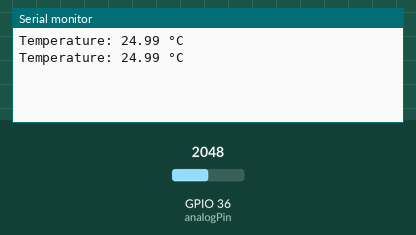
Bench run of a sketch on a simulated ESP32. On the bench: the last lines printed to the serial monitor. The test bench sets the inputs (shaded band); at power-on: GPIO 36 (analogPin) = 2048.

Above: at 1.8 s.
1.9 s: GPIO 36 (analogPin) set to 2866
At 2.8 s:
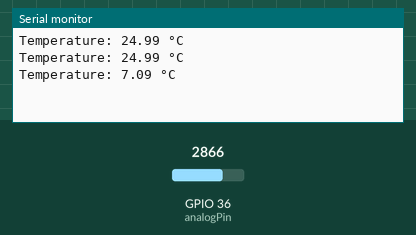
3.4 s: GPIO 36 (analogPin) set to 3603
At 4.3 s:
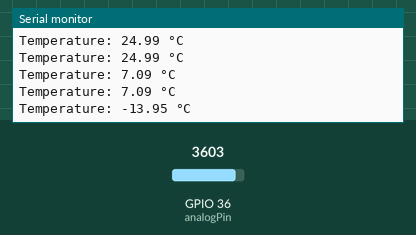
Timing chart, 0 to 6.4 s (numbered marks = the images above; inputs shaded):
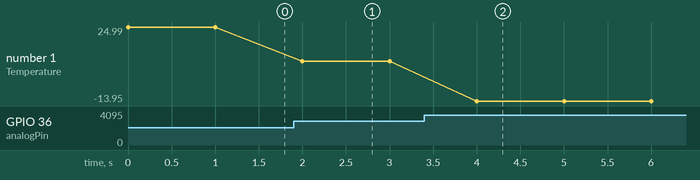

The sketch:

temp_test.ino
```cpp
const int analogPin = 36; // GPIO36 (VP)
const float seriesResistor = 10000.0; // 10kΩ
const float nominalResistance = 10000.0; // 25℃
const float nominalTemperature = 25.0; // 25℃
const float bCoefficient = 3950.0; // B定数
const int adcMax = 4095;
const float vcc = 3.3; // ADC基準電圧

void setup() {
  Serial.begin(115200);
}

void loop() {
  int adcValue = analogRead(analogPin);
  float voltage = adcValue * vcc / adcMax;

  float resistance = seriesResistor / ((vcc / voltage) - 1.0);

  float steinhart;
  steinhart = resistance / nominalResistance;
  steinhart = log(steinhart);
  steinhart /= bCoefficient;
  steinhart += 1.0 / (nominalTemperature + 273.15);
  steinhart = 1.0 / steinhart;
  steinhart -= 273.15;

  Serial.print("Temperature: ");
  Serial.print(steinhart);
  Serial.println(" °C");

  delay(1000);
}
```

Measured:
- after the input at 1.9 s, the serial monitor: prints a new line after 0.10 s (image 1)
- after the input at 3.4 s, the serial monitor: prints a new line after 0.60 s (image 2)
- plotted number 1: 24.99 → 7.09 after the input at 1.9 s, 7.09 → -13.95 after the input at 3.4 s
